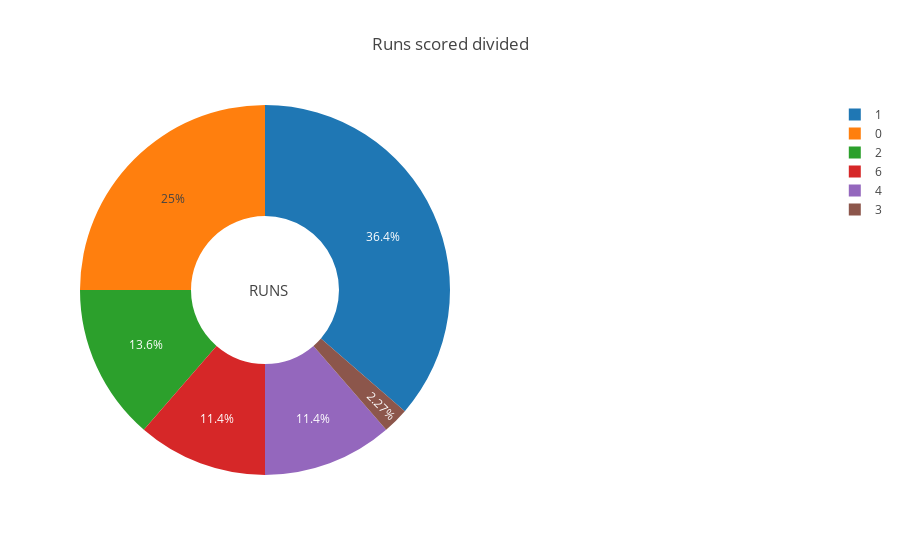

Write notebook code for a chart like this one.
### Code cell
batsman_vs_bowler('Mahendra Singh Dhoni','B Kumar')

### Figure 1 — Plotly figure (JSON) as saved in the notebook; plotly's stock layout.template omitted (floating-point values rounded to 4 significant figures)
{"data": [{"domain": {"x": [0, 0.5]}, "hole": 0.4, "hoverinfo": "label+percent+name", "labels": [1, 0, 2, 6, 4, 3], "name": "Runs", "text": "CO2", "textposition": "inside", "type": "pie", "values": [16, 11, 6, 5, 5, 1]}], "layout": {"annotations": [{"font": {"size": 15}, "showarrow": false, "text": "RUNS", "x": 0.225, "y": 0.5}], "title": "Runs scored divided"}}
